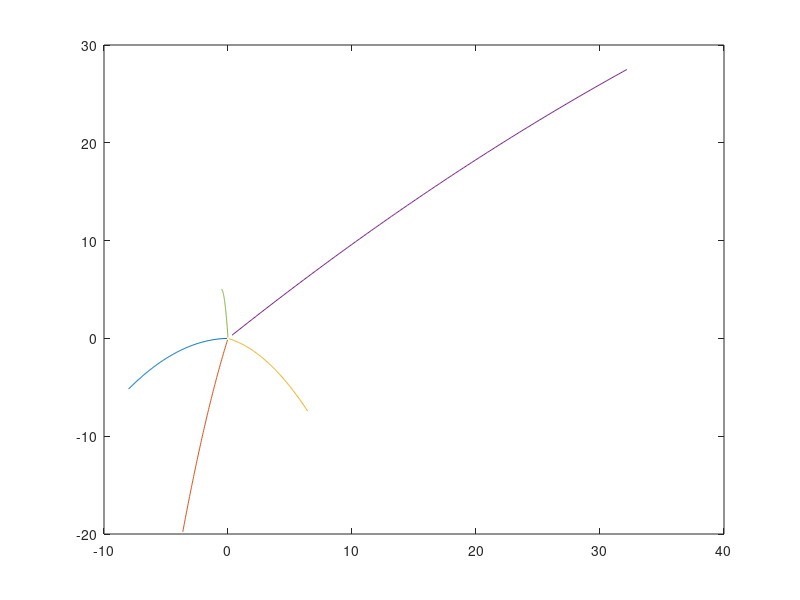

Recreate this plot in MATLAB.
clear ; clc;
M = 20; % the mass in kg
BOMB_RADIUS = 0.25; %in meters
Bomb_area = pi*BOMB_RADIUS^2; %2 dimensinal
density = M/Bomb_area; % mass per unit area
explosion_force = 400 + (rand*200); %newtons
explosion_impulse_time = 0.1;
impulse = explosion_force*explosion_impulse_time;
n_fragments = 5;
fragment_masses = zeros(1, n_fragments);
remaining_mass = M;
for i=1:n_fragments-1
    %largest fragment is less than 60% of remainder, greater than 10%
    %this way we don't have (or 'ignore') minisicule pieces
    fragment_masses(i) = (0.1*remaining_mass) + (0.5*rand*remaining_mass);
    remaining_mass = remaining_mass - fragment_masses(i);
end
fragment_masses(n_fragments) = remaining_mass;

%if each fragment is a circle sector (with sides R = 0.25)
%the angle for each sector is given by
x_speed_fragments = zeros(1, n_fragments);
y_speed_fragments = zeros(1, n_fragments);

fragment_angles = (2*pi)*(fragment_masses/M);
starting_angle = rand*2*pi;
for i=1:n_fragments
    tilda = starting_angle + fragment_angles(i)/2;
    x_speed_fragments(i) = impulse*cos(tilda)/fragment_masses(i);
    y_speed_fragments(i) = impulse*sin(tilda)/fragment_masses(i);
    starting_angle = starting_angle + fragment_angles(i);
end
numberofsteps = 100;
fragment_x_positions = zeros(n_fragments, numberofsteps);
fragment_y_positions = zeros(n_fragments, numberofsteps);
for k=1:numberofsteps
    t = 0.01*k;
    for i=1:n_fragments
        fragment_x_positions(i, k) = x_speed_fragments(i)*t;
        fragment_y_positions(i, k) = (y_speed_fragments(i)*t) - (5*t^2);
    end
end
for i=1:n_fragments
    plot(fragment_x_positions(i, :), fragment_y_positions(i, :))
    hold on
end
hold off %erase this to see a bunch of different explosions together